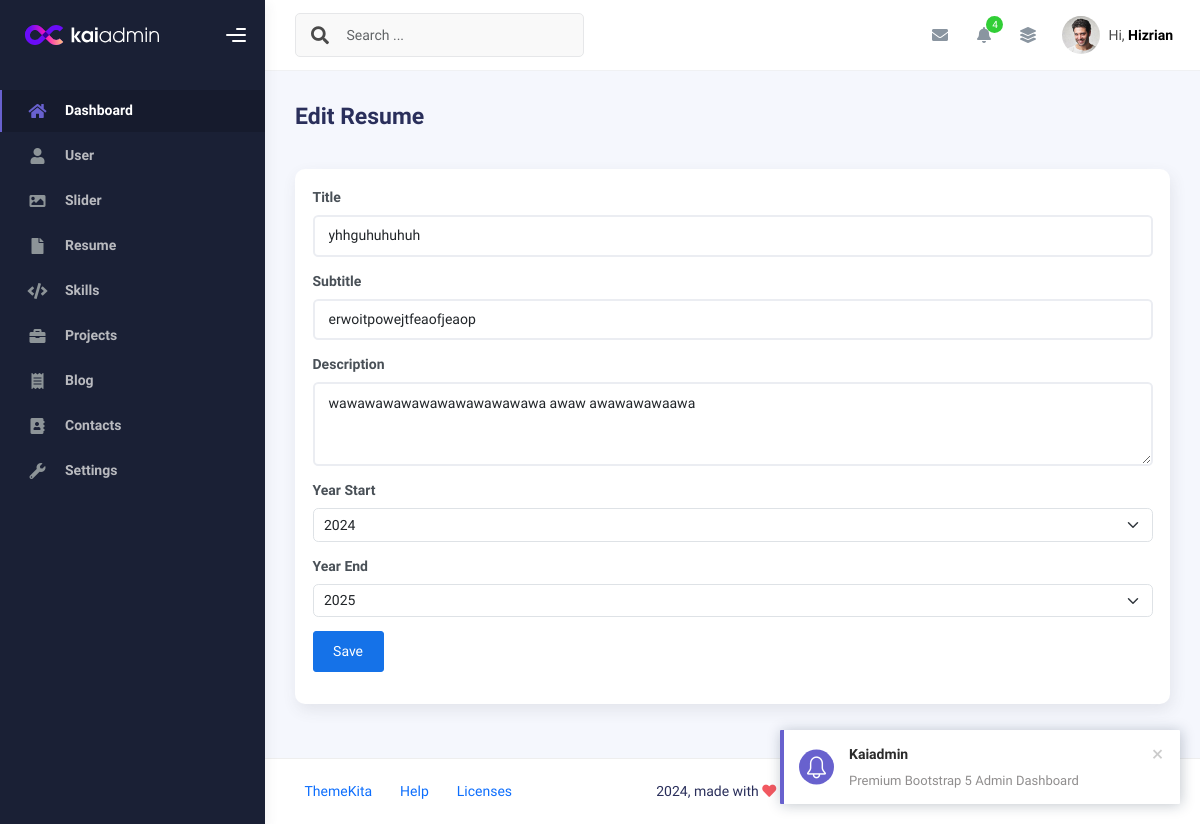
The app's page /admin/app.php?page=create-resume&edit=4 (signed in), older data.
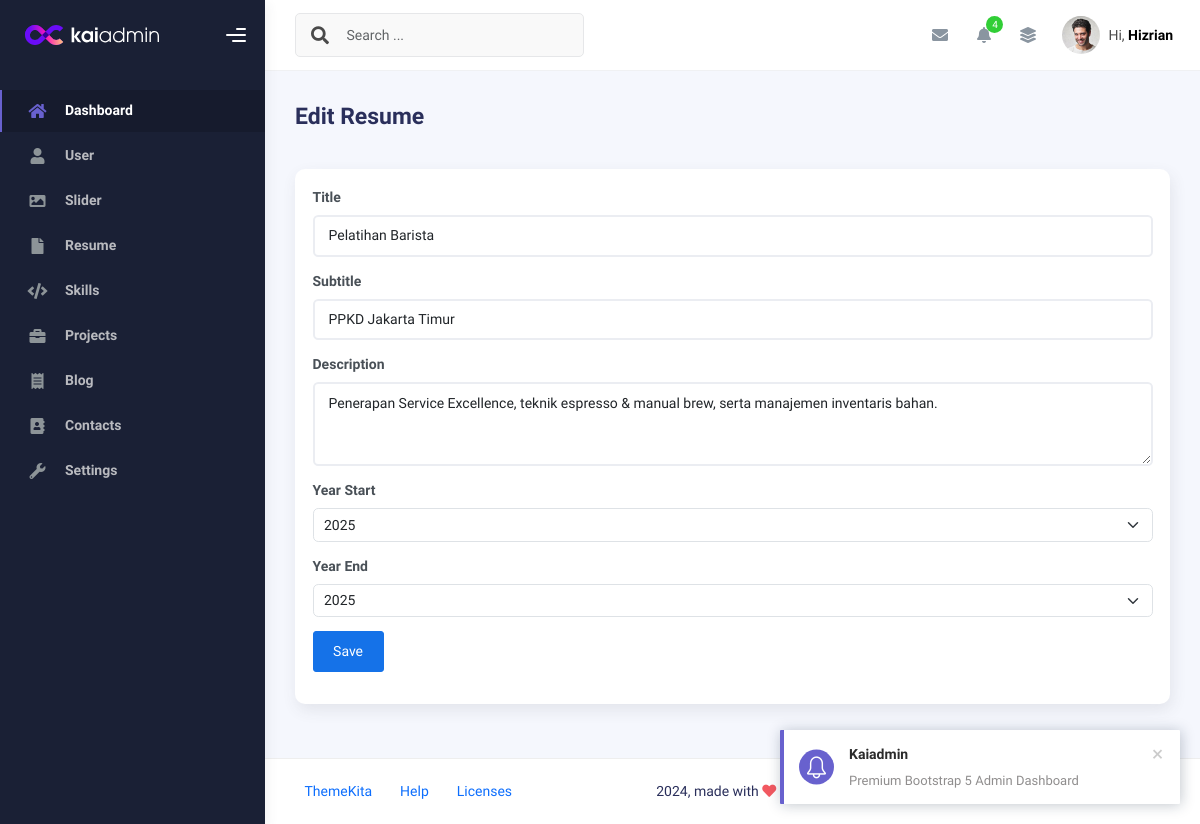
The same page, newer data.
### tables this page shows
CREATE TABLE `resume` (
  `id` int(11) NOT NULL,
  `title` varchar(50) NOT NULL,
  `year_start` year(4) NOT NULL,
  `year_end` year(4) NOT NULL,
  `subtitle` varchar(50) NOT NULL,
  `description` text NOT NULL,
  `created_at` timestamp NOT NULL DEFAULT current_timestamp(),
  `updated_at` timestamp NULL DEFAULT NULL ON UPDATE current_timestamp()
);

### admin/create-resume.php (the view, shortened to what this page needs)
<?php
$id     = isset($_GET['edit']) ? $_GET['edit'] : '';
$query  = mysqli_query($conn, "SELECT * FROM resume WHERE id='$id'");
$row   = mysqli_fetch_assoc($query);
?>
<div class="d-flex align-items-left align-items-md-center flex-column flex-md-row pt-2 pb-4">
  <div>
    <h3 class="fw-bold mb-3"><?php echo isset($_GET['edit']) ? 'Edit Resume' : 'Create New Resume' ?></h3>
  </div>
</div>
<div class="row">
  <div class="col-sm-6 col-md-12">
    <div class="card">
      <div class="card-body">
        <form action="" method="post">
          <div class="mb-3">
            <label for="" class="form-label fw-bold">Title</label>
            <input type="text"
              class="form-control" name="title"
              placeholder="Enter title" required value="<?php echo ($id) ? $row['title'] : '' ?>">
          </div>
          <div class="mb-3">
            <label for="" class="form-label fw-bold">Subtitle</label>
            <input type="text"
              class="form-control" name="subtitle"
              placeholder="Enter subtitle" required value="<?php echo ($id) ? $row['subtitle'] : '' ?>">
          </div>
          <div class="mb-3">
            <label for="" class="form-label fw-bold">Description</label>
            <textarea class="form-control" name="description" cols="30" rows="3"><?php echo ($id) ? $row['description'] : '' ?></textarea>
          </div>
          <div class="mb-3">
            <label for="" class="form-label fw-bold">Year Start</label>
            <select class="form-select" name="year_start" id="year_start">
              <option value="">Select Year</option>
            </select>
          </div>
          <div class="mb-3">
            <label for="" class="form-label fw-bold">Year End</label>
            <select class="form-select" name="year_end" id="year_end">
              <option value="">Select Year</option>
            </select>
          </div>
          <div class="mb-3">
            <button class="btn btn-primary" name="save" type="submit">
              Save</button>
          </div>
        </form>
      </div>
    </div>
  </div>
</div>

Row changes from the older to the newer data that the page shows:
changed resume: title "yhhguhuhuhuh" → "Pelatihan Barista"; subtitle "erwoitpowejtfeaofjeaop" → "PPKD Jakarta Timur"; description "wawawawawawawawawawawawa awaw awawawawaawa" → "Penerapan Service Excellence, teknik espresso & manual brew, serta manajemen inventaris bahan."
Text that changed along with them:
form field year_start: "2024" → "2025"
